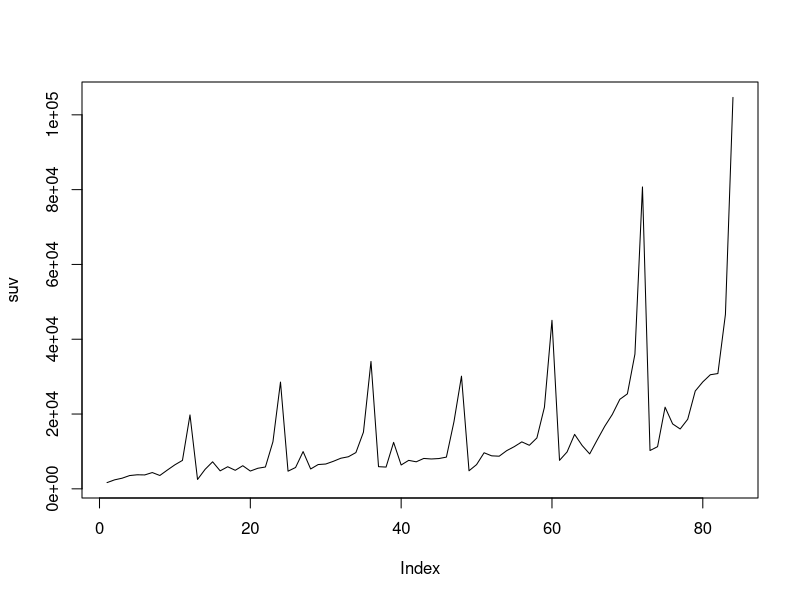
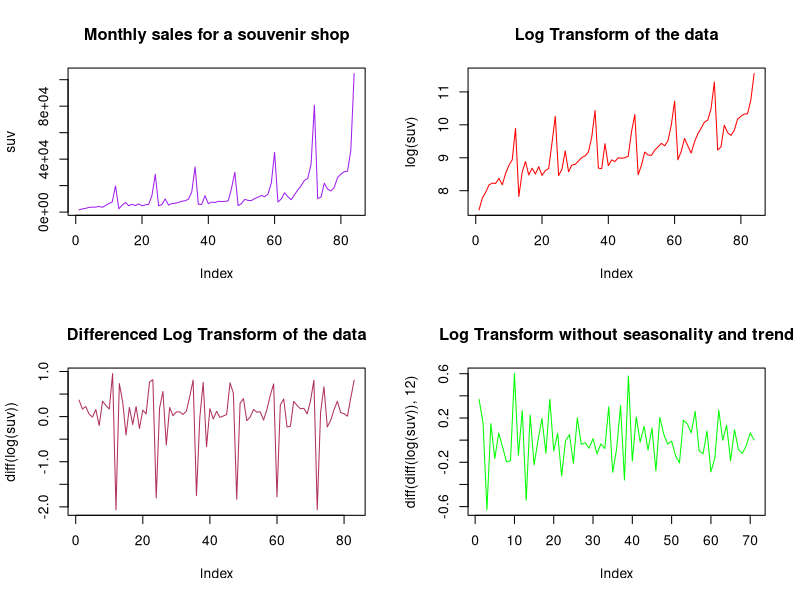
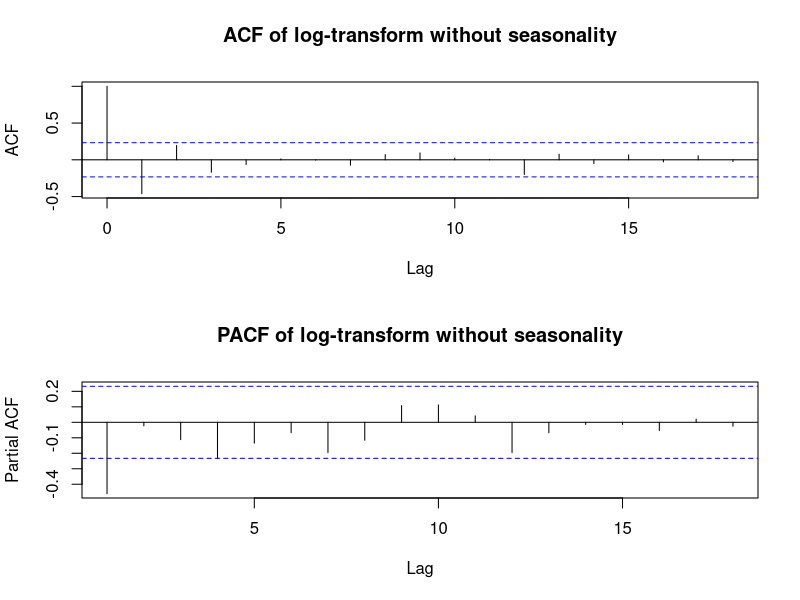

Reproduce these figures in R, in order. (Note: this script raises an error after producing the figures.)
# Read data into an R variable
suv = read.table("fancy.txt")$V1

#plot the time series
plot(suv,type="l")

# the data shows an increasing trend, seasonality and the variance also seems to be increasing with time => we need to transform the data to log return
# plotting the data, log transform, differenced log transform
par(mfrow=c(2,2))
plot(suv,type="l",main="Monthly sales for a souvenir shop",col="purple")
plot(log(suv),type="l",main="Log Transform of the data",col="red")
plot(diff(log(suv)),type="l",main="Differenced Log Transform of the data",col="maroon")
plot(diff(diff(log(suv)),12),type="l",main="Log Transform without seasonality and trend",col="green")

par(mfrow=c(2,1))
acf(diff(diff(log(suv)),12),main='ACF of log-transform without seasonality')
pacf(diff(diff(log(suv)),12),main='PACF of log-transform without seasonality')
# the ACF shows just one significant correlation close to zero i.e. lag=1 => q=0,1. It also shows a few other significant values later at around lag=22 and 32, so there may be 1, 2 or 3 seasonal moving average terms too (Q=0,1,2,3). The PACF shows one significant correlation close to zero i.e. at lag=1 => p=0,1 and may be just one other significant correlations later, so P=0,1.

d=1; DD=1; per=12

for(p in 1:2){
  for(q in 1:2){
    for(i in 1:2){
      for(j in 1:4){
        if(p+d+q+i+DD+j<=10){
          model<-arima(x=log(suv), order = c((p-1),d,(q-1)), seasonal = list(order=c((i-1),DD,(j-1)), period=per))
          pval<-Box.test(model$residuals, lag=log(length(model$residuals)))
          sse<-sum(model$residuals^2)
          cat(p-1,d,q-1,i-1,DD,j-1,per, 'AIC=', model$aic, ' SSE=',sse,' p-VALUE=', pval$p.value,'\n')
        }
      }
    }
  }
}

# minimum AIC found for the model p,d,q,P,D,Q,s values of 1,1,0,0,1,1,12 
# and it also has a large enough p-value indicating that the residuals don't have any significant correlations

sarima(log(suv),1,1,0,0,1,1,12)

# coefficients for the 1 AR term = -0.5017 and for the one seasonal MA term = -0.5107 and the variance of the innovation term 0.0311
# note that this model if for log(suv)
model<-arima(x=log(suv), order = c(1,1,0), seasonal = list(order=c(0,1,1), period=per))
plot(forecast(model))

# the model 0,1,3,0,1,1 actually gives even better values
sarima(log(suv),0,1,3,0,1,1,12)
